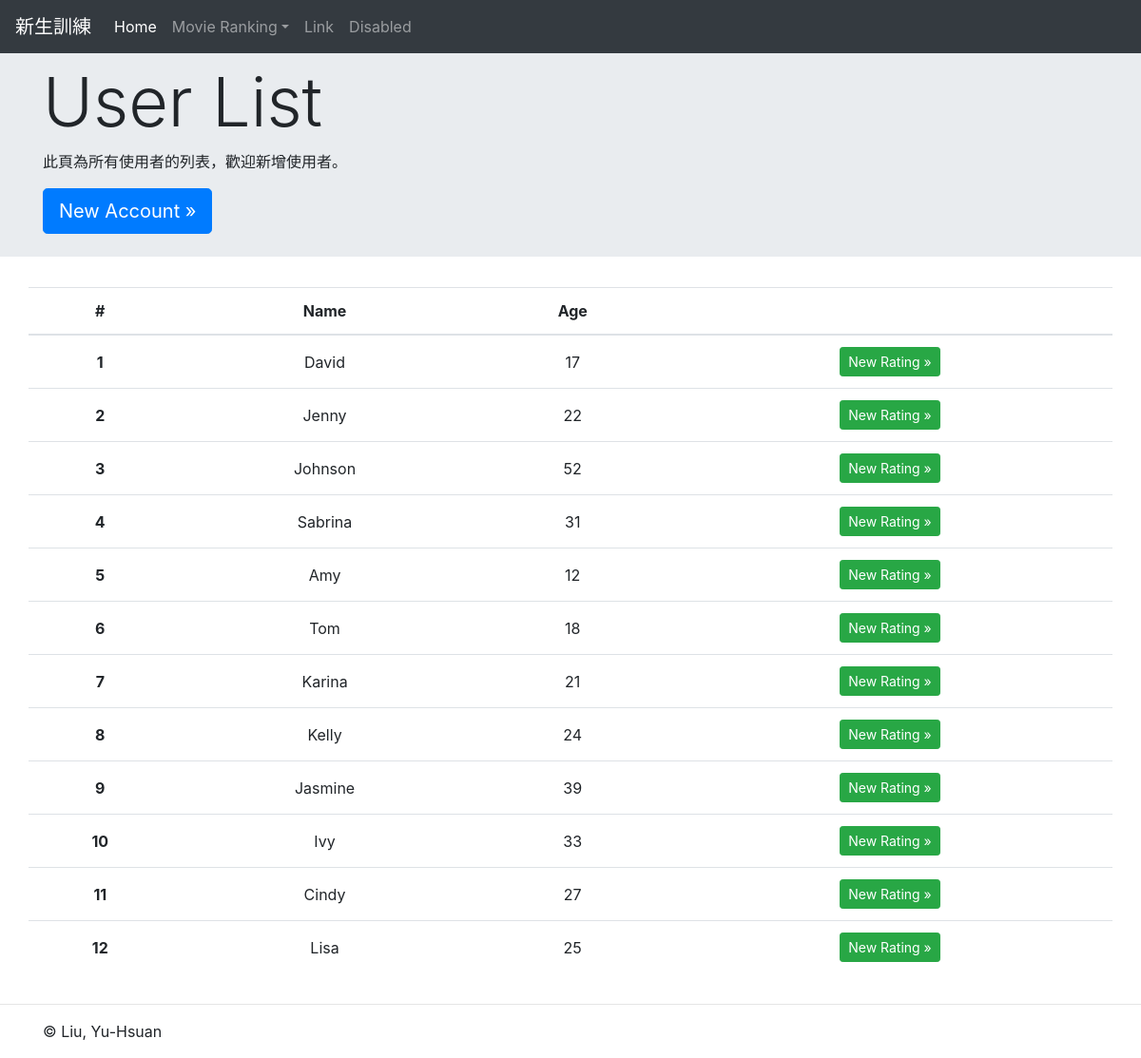
/movie/home/get_all_users, run on the app's committed database.
### movie/models.py (models this page shows)
class User(models.Model):
    id = models.AutoField(primary_key=True)
    user_age = models.IntegerField()
    user_name = models.CharField(max_length=50)

### movie/views.py (the view)
# urls.py: path('home/get_all_users', views.get_all_users, name='get_all_users'),
def get_all_users(request):
    all_users = User.objects.all()
    return render(request, 'movie/UserList.html', {
        'users': all_users,
        'name': "User List",
    })

### movie/templates/movie/UserList.html
{% extends 'base.html' %}
{% block content %}
<div class="jumbotron jumbotron-fluid pb-2">
  <div class="container">
    <h1 class="display-3">{{ name }}</h1>
    <p>此頁為所有使用者的列表，歡迎新增使用者。</p>
    <p><a class="btn btn-primary btn-lg" href="signup" role="button">New Account »</a></p>
  </div>
</div>
<div class="container">
  <div class="row">
    <table class="table table-hover">
      <thead>
        <tr align="center">
          <th scope="col">#</th>
          <th scope="col">Name</th>
          <th scope="col">Age</th>
          <th scope="col"></th>
        </tr>
      </thead>
      <tbody>
          {% for user in users %}
          <tr class="p-2" align="center">
            <th class="align-middle">{{ user.id }}</th>
            <td class="align-middle">{{ user.user_name }}</td>
            <td class="align-middle">{{ user.user_age }}</td>
            <td><a class="btn btn-success btn-sm" href="new_rating/{{ user.user_name }}" role="button">New Rating »</a></td>
          </tr>
          {% endfor %}
        </tbody>
      </table>
  </div>
</div>
<hr>
{% endblock %}

### data on the page
User: id "1", user_name "David", user_age "17"
User: id "2", user_name "Jenny", user_age "22"
User: id "3", user_name "Johnson", user_age "52"
User: id "4", user_name "Sabrina", user_age "31"
User: id "5", user_name "Amy", user_age "12"
User: id "6", user_name "Tom", user_age "18"
User: id "7", user_name "Karina", user_age "21"
User: id "8", user_name "Kelly", user_age "24"
User: id "9", user_name "Jasmine", user_age "39"
User: id "10", user_name "Ivy", user_age "33"
User: id "11", user_name "Cindy", user_age "27"
User: id "12", user_name "Lisa", user_age "25"

### other printed values
{{ name }} "User List"
